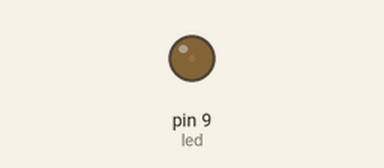
Simulated run of this sketch. Board: Arduino Uno, built with avr-gcc and run on an emulated ATmega328P. Shown: output pins drawn as LEDs (lit = HIGH).

Above: at 0.05 s.
At 0.95 s:
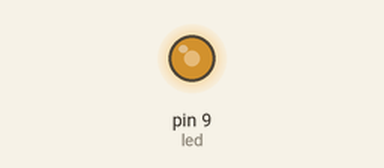
At 1.4 s:
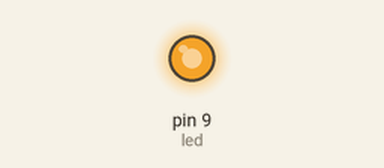
At 2.75 s:
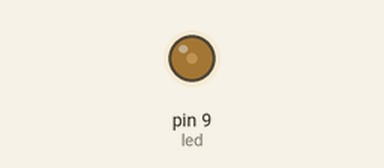
Timing chart, 0 to 7.2 s (numbered marks = the images above):
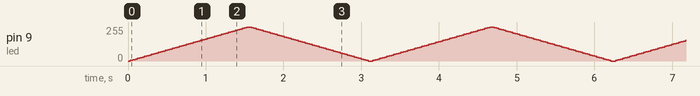

The sketch:

LED_sang_dan.ino
```cpp
int do_sang = 0; //Tạo một biến độ sáng
int led = 9; //Chân đèn LED bằng 9

void setup()
{
    pinMode(led,OUTPUT);
}

void LED_sang_dan()
{
    for(do_sang = 0; do_sang <= 255; do_sang+=5) //Vòng lặp chạy từ 0 đến 255, tức là từ 0 đến 5V, đèn sáng dần
    {
        analogWrite(led, do_sang);
        delay(30);
    }
    for(do_sang = 255; do_sang >= 0; do_sang-=5) //Vòng lặp chạy từ 0 đến 255, tức là từ 0 đến 5V, đèn tắt dần
    {
        analogWrite(led, do_sang);
        delay(30);
    }
}

void loop()
{
    LED_sang_dan();
}
```
